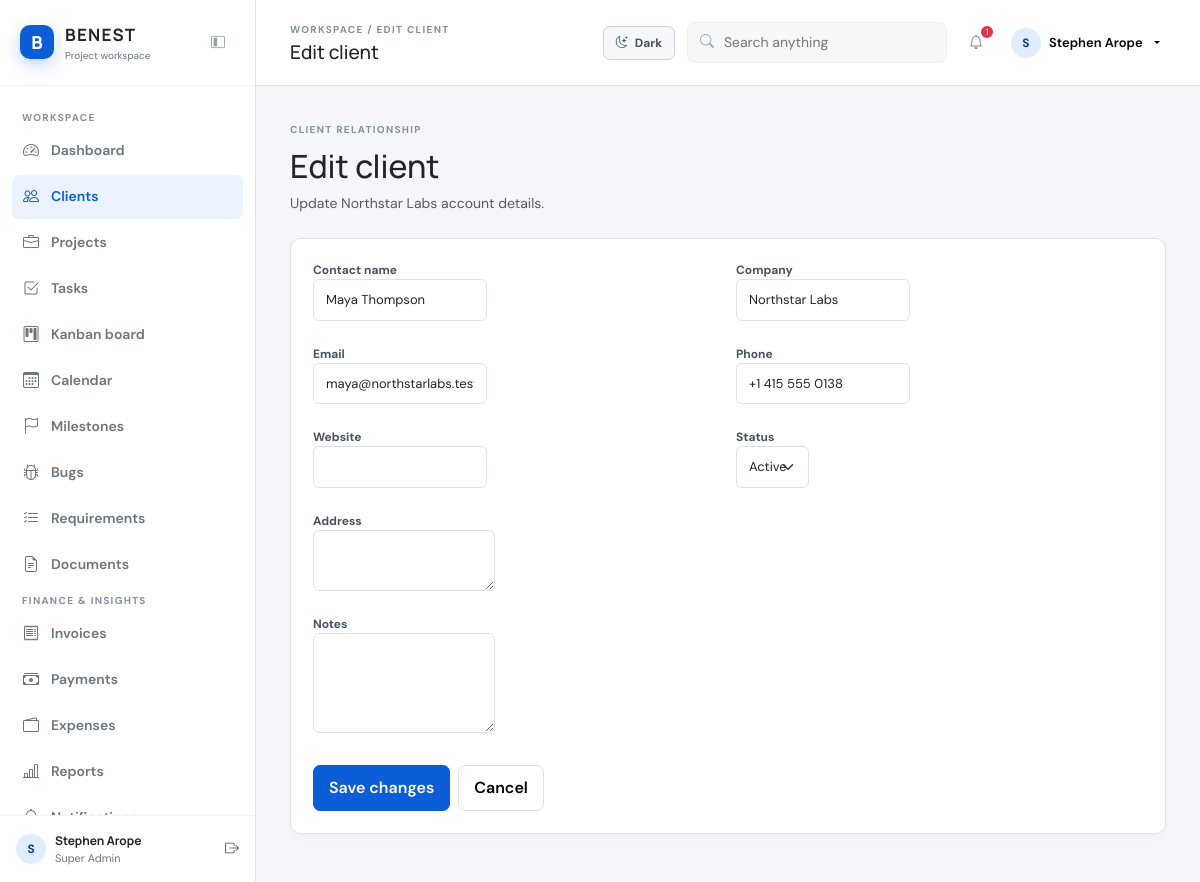
Page /clients/edit.php?id=1 (signed in) on the committed database.
### tables this page shows
CREATE TABLE `clients` (
  `id` int(10) UNSIGNED NOT NULL,
  `name` varchar(150) NOT NULL,
  `company` varchar(180) NOT NULL,
  `email` varchar(190) NOT NULL,
  `phone` varchar(40) DEFAULT NULL,
  `website` varchar(255) DEFAULT NULL,
  `address` text DEFAULT NULL,
  `notes` text DEFAULT NULL,
  `status` enum('active','inactive') DEFAULT 'active',
  `created_at` timestamp NOT NULL DEFAULT current_timestamp()
);

### config/config.php (called while the page is built, shortened)
<?php
function e(?string $value): string { return htmlspecialchars($value ?? '', ENT_QUOTES, 'UTF-8'); }
function url(string $path = ''): string { return BASE_URL . '/' . ltrim($path, '/'); }

### clients/edit.php (the view, shortened to what this page needs)
<?php
require_once __DIR__ . '/../includes/header.php';
$id = (int) ($_GET['id'] ?? 0);
$statement = $pdo->prepare('SELECT * FROM clients WHERE id = ?');
$statement->execute([$id]);
$client = $statement->fetch();
?><div class="mb-4"><span class="section-kicker">Client relationship</span><h2 class="mt-2">Edit client</h2><p class="text-muted mb-0">Update <?= e($client['company']) ?> account details.</p></div><?php if ($error): ?><div class="alert alert-danger"><?= e($error) ?></div><?php endif; ?><form method="post" class="panel form-panel"><input type="hidden" name="csrf" value="<?= e(csrf_token()) ?>"><div class="row g-3"><div class="col-md-6"><label class="form-label">Contact name<input name="name" class="form-control" value="<?= e($client['name']) ?>" required></label></div><div class="col-md-6"><label class="form-label">Company<input name="company" class="form-control" value="<?= e($client['company']) ?>" required></label></div><div class="col-md-6"><label class="form-label">Email<input name="email" type="email" class="form-control" value="<?= e($client['email']) ?>" required></label></div><div class="col-md-6"><label class="form-label">Phone<input name="phone" class="form-control" value="<?= e($client['phone']) ?>"></label></div><div class="col-md-6"><label class="form-label">Website<input name="website" type="url" class="form-control" value="<?= e($client['website']) ?>"></label></div><div class="col-md-6"><label class="form-label">Status<select name="status" class="form-select"><option value="active" <?= $client['status'] === 'active' ? 'selected' : '' ?>>Active</option><option value="inactive" <?= $client['status'] === 'inactive' ? 'selected' : '' ?>>Inactive</option></select></label></div><div class="col-12"><label class="form-label">Address<textarea name="address" class="form-control" rows="2"><?= e($client['address']) ?></textarea></label></div><div class="col-12"><label class="form-label">Notes<textarea name="notes" class="form-control" rows="4"><?= e($client['notes']) ?></textarea></label></div></div><div class="mt-4 d-flex gap-2"><button class="btn btn-primary">Save changes</button><a href="<?= url('clients/view.php?id=' . $id) ?>" class="btn btn-light">Cancel</a></div></form><?php require_once __DIR__ . '/../includes/footer.php'; ?>

### assets/css/app.css (style rules this page uses)
:root { --blue:#0B5ED7;--dark-blue:#084298;--light-blue:#EAF3FF;--ink:#212529;--muted:#6C757D;--surface:#fff;--canvas:#f5f7fa;--border:#DEE2E6;--green:#198754;--amber:#d97706;--red:#dc3545;--shadow:0 12px 34px rgba(27,48,72,.08) }
* { box-sizing:border-box }
body { margin:0;background:var(--canvas);color:var(--ink);font-family:'DM Sans',sans-serif;font-size:14px }
h1,h2,h3,h4,strong,.brand strong { font-family:'Manrope',sans-serif }
a { color:inherit;text-decoration:none }
.nav-label,.section-kicker,.eyebrow { font-size:10px;letter-spacing:.13em;text-transform:uppercase;color:#84909c;font-weight:700 }
.btn { border-radius:7px;font-weight:600;padding:10px 15px }
.btn-primary { background:var(--blue);border-color:var(--blue) }
.btn-light { background:#fff;border:1px solid var(--border) }
.panel { background:#fff;border:1px solid var(--border);border-radius:10px;padding:22px;box-shadow:0 5px 18px rgba(27,48,72,.03) }
.form-panel { max-width:900px }
.form-label { font-size:12px;font-weight:700;color:#47525d }
.form-control,.form-select { border-color:var(--border);border-radius:6px;padding:10px 12px;font-size:13px }

### rows in the picture
clients: company "Northstar Labs", name "Maya Thompson", email "maya@northstarlabs.test", phone "+1 415 555 0138", status "Active"

### other values in the picture
$item[1] "Dashboard"
$item[1] "Clients"
$item[1] "Projects"
$item[1] "Tasks"
$item[1] "Kanban board"
$item[1] "Calendar"
$item[1] "Milestones"
$item[1] "Bugs"
$item[1] "Requirements"
$item[1] "Documents"
$item[1] "Invoices"
$item[1] "Payments"
$item[1] "Expenses"
$item[1] "Reports"
substr(current_user()['name'], 0, 1) "S"
